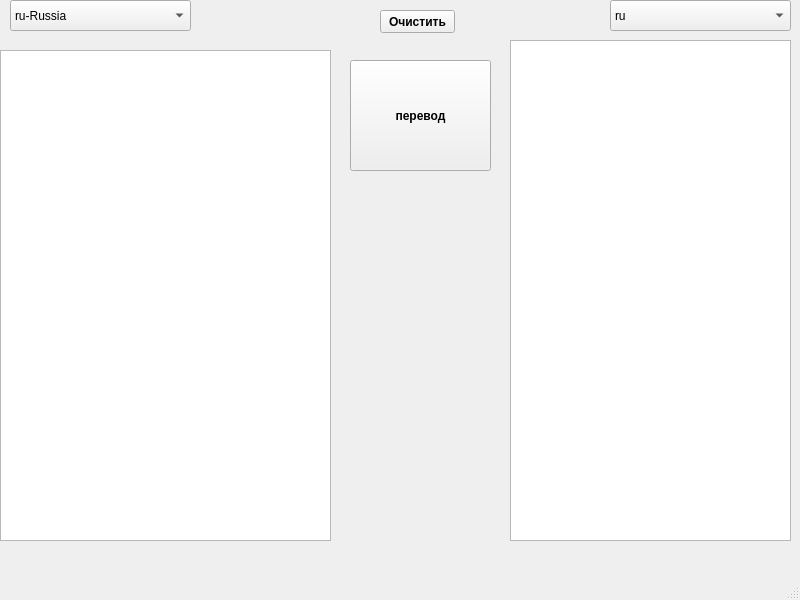
<?xml version="1.0" encoding="UTF-8"?>
<ui version="4.0">
 <class>MainWindow</class>
 <widget class="QMainWindow" name="MainWindow">
  <property name="geometry">
   <rect>
    <x>0</x>
    <y>0</y>
    <width>800</width>
    <height>600</height>
   </rect>
  </property>
  <property name="windowTitle">
   <string>MainWindow</string>
  </property>
  <widget class="QWidget" name="centralwidget">
   <widget class="QPlainTextEdit" name="plainTextEdit_2">
    <property name="geometry">
     <rect>
      <x>510</x>
      <y>40</y>
      <width>281</width>
      <height>501</height>
     </rect>
    </property>
   </widget>
   <widget class="QPushButton" name="btn_translation">
    <property name="geometry">
     <rect>
      <x>350</x>
      <y>60</y>
      <width>141</width>
      <height>111</height>
     </rect>
    </property>
    <property name="font">
     <font>
      <weight>75</weight>
      <bold>true</bold>
     </font>
    </property>
    <property name="text">
     <string>перевод</string>
    </property>
   </widget>
   <widget class="QComboBox" name="comboBox">
    <property name="geometry">
     <rect>
      <x>10</x>
      <y>0</y>
      <width>181</width>
      <height>31</height>
     </rect>
    </property>
    <item>
     <property name="text">
      <string>ru-Russia</string>
     </property>
    </item>
    <item>
     <property name="text">
      <string>eng-English</string>
     </property>
    </item>
   </widget>
   <widget class="QPushButton" name="btn_clear">
    <property name="geometry">
     <rect>
      <x>380</x>
      <y>10</y>
      <width>75</width>
      <height>23</height>
     </rect>
    </property>
    <property name="font">
     <font>
      <weight>75</weight>
      <italic>false</italic>
      <bold>true</bold>
     </font>
    </property>
    <property name="text">
     <string>Очистить</string>
    </property>
   </widget>
   <widget class="QTextEdit" name="textEdit">
    <property name="geometry">
     <rect>
      <x>0</x>
      <y>50</y>
      <width>331</width>
      <height>491</height>
     </rect>
    </property>
   </widget>
   <widget class="QComboBox" name="comboBox_2">
    <property name="geometry">
     <rect>
      <x>610</x>
      <y>0</y>
      <width>181</width>
      <height>31</height>
     </rect>
    </property>
    <item>
     <property name="text">
      <string>ru</string>
     </property>
    </item>
    <item>
     <property name="text">
      <string>eng</string>
     </property>
    </item>
   </widget>
  </widget>
  <widget class="QMenuBar" name="menubar">
   <property name="geometry">
    <rect>
     <x>0</x>
     <y>0</y>
     <width>800</width>
     <height>21</height>
    </rect>
   </property>
  </widget>
  <widget class="QStatusBar" name="statusbar"/>
 </widget>
 <resources/>
 <connections/>
</ui>
